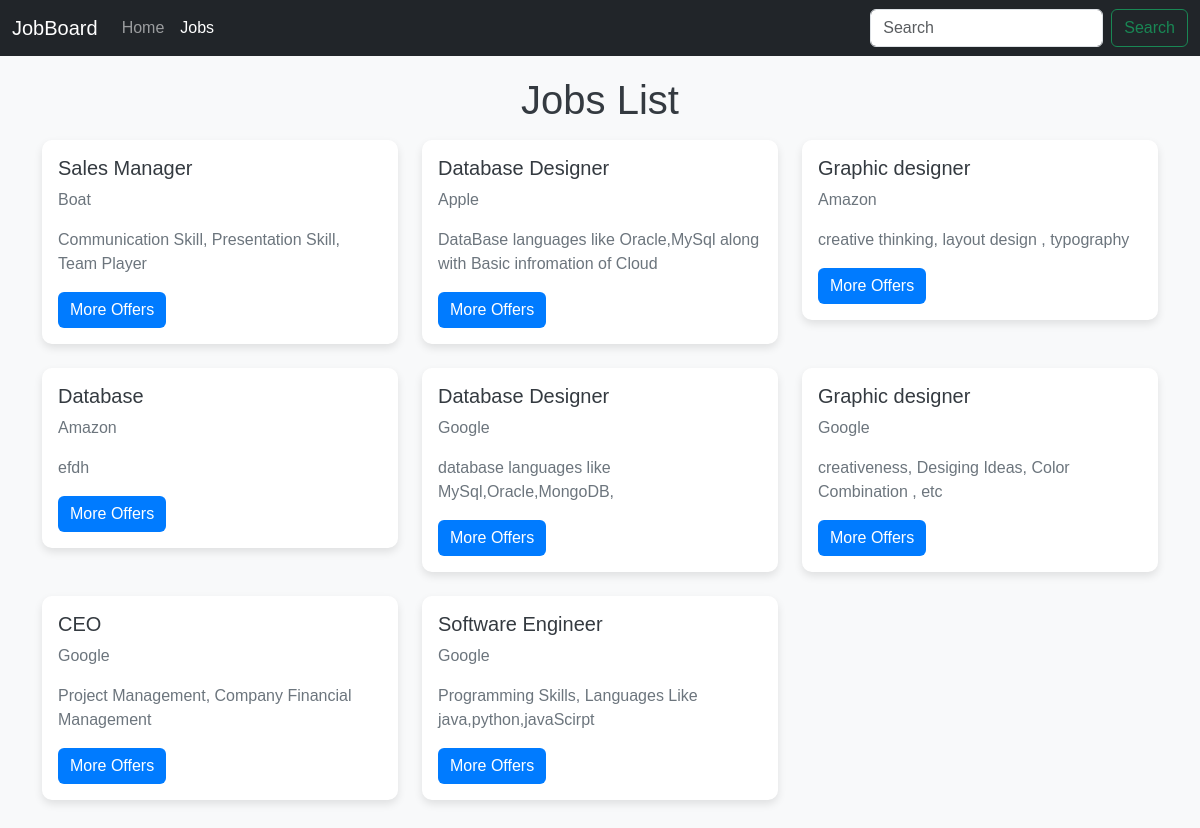
The app's page /jobs/, older data.
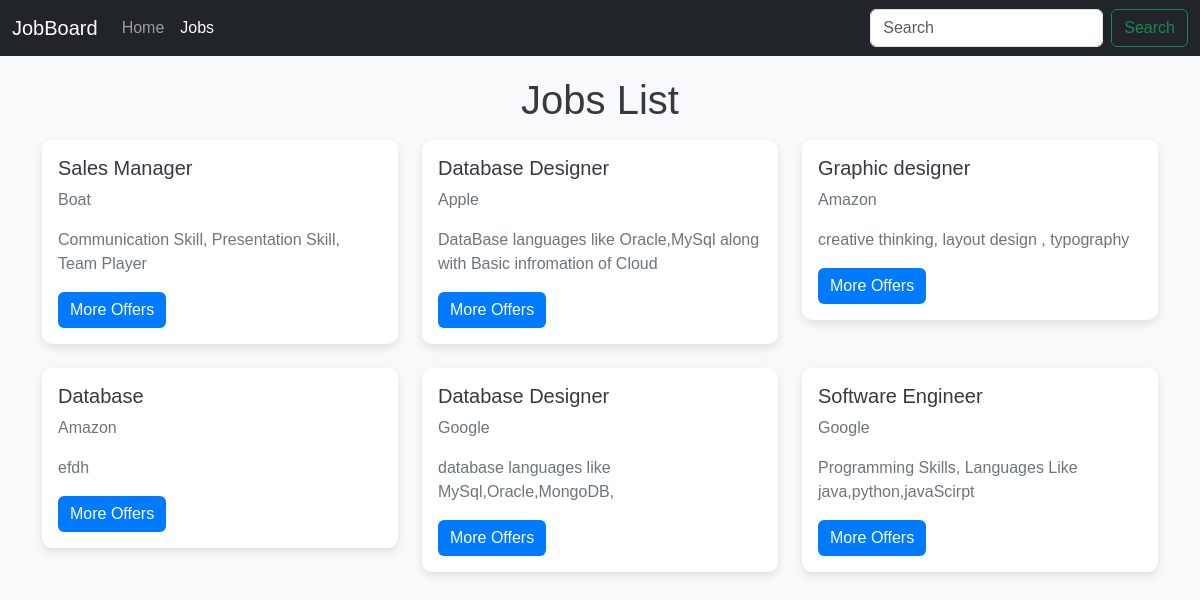
The same page, newer data.
### jobs/models.py (models this page shows, shortened)
class Job(models.Model):
    sno = models.AutoField(primary_key=True)
    Company = models.CharField(max_length=50)
    Job_title = models.CharField(max_length=100)
    Skills_required = models.TextField()
    Job_type = models.CharField(max_length=30)

### jobs/views.py (the view)
# urls.py: path('',include("jobs.urls"))
def jobs(request):
    query = request.POST.get('q')
    if query:
        jobs = Job.objects.filter(Job_title__icontains=query)  # You can modify this line to search based on different fields
    else:
        jobs = Job.objects.all()
    content = {'jobs':jobs}
    return render(request,"jobs.html",content)

### templates/jobs.html (shortened to what this page needs)
<!DOCTYPE html>
<html lang="en">
<head>
    <link href="https://cdn.jsdelivr.net/npm/bootstrap@5.3.3/dist/css/bootstrap.min.css" rel="stylesheet">
</head>
<body>
    <nav class="navbar navbar-expand-lg bg-dark navbar-dark">
        <div class="container-fluid">
            <a class="navbar-brand" href="/home">JobBoard</a>
            <div class="collapse navbar-collapse" id="navbarSupportedContent">
                <ul class="navbar-nav me-auto mb-2 mb-lg-0">
                    <li class="nav-item">
                        <a class="nav-link" aria-current="page" href="/userHome">Home</a>
                    </li>
                    <li class="nav-item">
                        <a class="nav-link active" href="/jobs">Jobs</a>
                    </li>
                </ul>
                <form class="d-flex" role="search" action="" method="post"> {% csrf_token %}
                    <input class="form-control me-2" type="search" name="q" placeholder="Search" aria-label="Search" value="{{ request.GET.q }}">
                    <button class="btn btn-outline-success" type="submit">Search</button>
                </form>
            </div>
        </div>
    </nav>
    <div class="container">
        <h1 class="text-center my-3">Jobs List</h1>
        <div class="row">
            {% for job in jobs %}
                <div class="col-md-4">
                    <div class="card mb-4">
                        <div class="card-body">
                            <h5 class="card-title">{{ job.Job_title }}</h5>
                            <p class="card-text">{{ job.Company }}</p>
                            <p class="card-text">{{ job.Skills_required }}</p>
                            <a href="/jobs/{{job.Job_title}}" class="btn btn-primary">More Offers</a>
                        </div>
                    </div>
                </div>
                {% if forloop.counter|divisibleby:3 and not forloop.last %}
                    </div><div class="row">
                {% endif %}
            {% endfor %}
        </div>
    </div>
</body>
</html>

Row changes from the older to the newer data that the page shows:
removed Job: Job_title "Graphic designer", Company "Google", Skills_required "creativeness, Desiging Ideas, Color Combination , etc"
removed Job: Job_title "CEO", Company "Google", Skills_required "Project Management, Company Financial Management"
